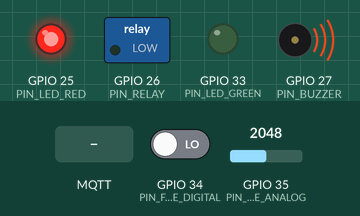
Recording of a sketch running on a simulated ESP32. Shown: switched loads named in the sketch (green lamp = pin HIGH), output pins drawn as LEDs (lit = HIGH), buzzer (waves = sounding, pin HIGH). The inputs (shaded band) are chosen by the test bench; at power-on: GPIO 34 (PIN_FLAME_DIGITAL) LOW, GPIO 35 (PIN_FLAME_ANALOG) = 2048. WiFi joins after 1.5 s; servers stay silent unless stated; no MQTT or app messages arrive unless stated; not simulated (calls return 0 or success): secrets.h; names the files do not define were given values by the test bench: MQTT_PORT = 1883; what the sketch prints to the serial monitor is not drawn.

Above: at 1.2 s.
1.3 s: MQTT message "1" arrives on the second subscribed topic
At 5.6 s:
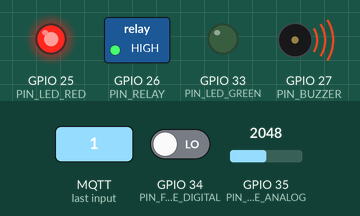
6.5 s: MQTT message "1" arrives on the first subscribed topic
At 7.1 s:
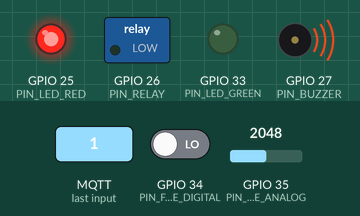
9.5 s: GPIO 34 (PIN_FLAME_DIGITAL) driven HIGH
At 14.9 s:
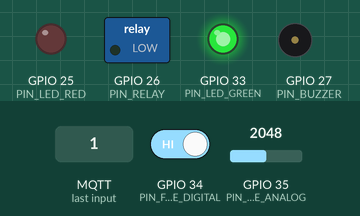
15.9 s: GPIO 34 (PIN_FLAME_DIGITAL) driven LOW
At 16.4 s:
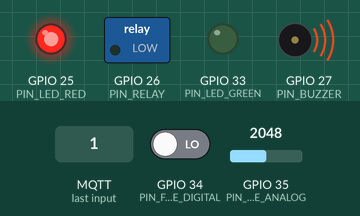
17.4 s: MQTT message "0" arrives on the first subscribed topic
At 17.8 s:
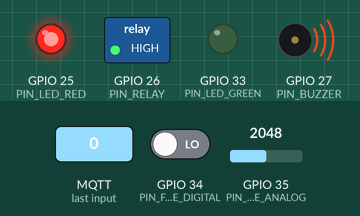
Timing chart, 0 to 19.9 s (numbered marks = the images above; inputs shaded):
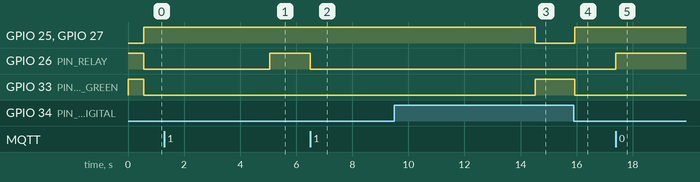

Measured:
- after the input at 1.3 s, GPIO 26 (PIN_RELAY): LOW → HIGH after 3.8 s
- after the input at 6.5 s, GPIO 26 (PIN_RELAY): HIGH → LOW at once
- after the input at 9.5 s, GPIO 25 (PIN_LED_RED), GPIO 27 (PIN_BUZZER): HIGH → LOW after 5.0 s; GPIO 33 (PIN_LED_GREEN): LOW → HIGH after 5.0 s
- after the input at 15.9 s, GPIO 25 (PIN_LED_RED), GPIO 27 (PIN_BUZZER): LOW → HIGH at once; GPIO 33 (PIN_LED_GREEN): HIGH → LOW at once
- after the input at 17.4 s, GPIO 26 (PIN_RELAY): LOW → HIGH at once

The sketch:

fire_detection_mqtt.ino
```cpp
/*
 * IoT Fire Detection & Suppression System — ESP32 (MQTT version)
 * ---------------------------------------------------------------
 * Same local state machine as the Blynk version (NORMAL → FIRE →
 * COOLDOWN), but monitoring and remote control go over MQTT instead
 * of the Blynk cloud. Works with any MQTT broker: a local Mosquitto
 * on your LAN (recommended — no internet needed) or a cloud broker
 * like HiveMQ. Pair it with any MQTT dashboard app on your phone
 * (e.g. "IoT MQTT Panel") or Home Assistant / Node-RED.
 *
 * Topics (see config.h):
 *   Device publishes:  firesystem/state, /flame, /pump, /mode,
 *                      /alert, /availability (LWT)
 *   Device listens on: firesystem/cmd/pump, firesystem/cmd/mode
 *
 * Libraries (Arduino IDE → Library Manager):
 *   - PubSubClient (by Nick O'Leary)
 *
 * Before flashing: copy secrets.h.example → secrets.h and fill it in.
 */

#include "secrets.h"
#include "config.h"

#include <WiFi.h>
#include <PubSubClient.h>

WiFiClient wifiClient;
PubSubClient mqtt(wifiClient);

// ===================== System State =====================
enum SystemState { STATE_NORMAL, STATE_FIRE, STATE_COOLDOWN };
enum ControlMode { MODE_AUTO, MODE_MANUAL };

SystemState state = STATE_NORMAL;
ControlMode mode  = MODE_AUTO;

bool pumpOn            = false;
bool manualPumpCommand = false;   // last command received on cmd/pump

unsigned long flameFirstSeenAt = 0;
unsigned long flameLastSeenAt  = 0;
unsigned long lastSensorPoll   = 0;
unsigned long lastStatusPush   = 0;
unsigned long lastWifiAttempt  = 0;
unsigned long lastMqttAttempt  = 0;
bool fireNotified = false;

// ===================== Hardware Helpers =====================
void setPump(bool on) {
  pumpOn = on;
  digitalWrite(PIN_RELAY, (RELAY_ACTIVE_LOW ? !on : on) ? HIGH : LOW);
  if (mqtt.connected()) {
    mqtt.publish(TOPIC_PUMP, on ? "ON" : "OFF", true);
  }
}

void setAlarm(bool on) {
  digitalWrite(PIN_BUZZER, on ? HIGH : LOW);
  digitalWrite(PIN_LED_RED, on ? HIGH : LOW);
  digitalWrite(PIN_LED_GREEN, on ? LOW : HIGH);
}

bool flameDetected() {
  int reading = digitalRead(PIN_FLAME_DIGITAL);
  return FLAME_ACTIVE_LOW ? (reading == LOW) : (reading == HIGH);
}

const char* stateName() {
  switch (state) {
    case STATE_FIRE:     return "FIRE";
    case STATE_COOLDOWN: return "COOLDOWN";
    default:             return "NORMAL";
  }
}

// ===================== MQTT =====================
void onMqttMessage(char* topic, byte* payload, unsigned int length) {
  // Copy payload into a null-terminated buffer
  char msg[16];
  unsigned int n = min(length, (unsigned int)(sizeof(msg) - 1));
  memcpy(msg, payload, n);
  msg[n] = '\0';

  Serial.printf("MQTT <- %s: %s\n", topic, msg);

  if (strcmp(topic, TOPIC_CMD_PUMP) == 0) {
    manualPumpCommand = (strcasecmp(msg, "ON") == 0 || strcmp(msg, "1") == 0);
    if (mode == MODE_MANUAL) {
      setPump(manualPumpCommand);
    }
  } else if (strcmp(topic, TOPIC_CMD_MODE) == 0) {
    ControlMode newMode =
        (strcasecmp(msg, "MANUAL") == 0 || strcmp(msg, "1") == 0)
            ? MODE_MANUAL : MODE_AUTO;
    if (newMode != mode) {
      mode = newMode;
      Serial.printf("Mode changed to %s\n", mode == MODE_AUTO ? "AUTO" : "MANUAL");
      if (mode == MODE_MANUAL) {
        setPump(manualPumpCommand);
      }
      // Returning to AUTO: the state machine reasserts control on next loop
      if (mqtt.connected()) {
        mqtt.publish(TOPIC_MODE, mode == MODE_AUTO ? "AUTO" : "MANUAL", true);
      }
    }
  }
}

void maintainMqtt(unsigned long now) {
  if (WiFi.status() != WL_CONNECTED) return;
  if (mqtt.connected()) return;
  if (now - lastMqttAttempt < MQTT_RETRY_MS) return;
  lastMqttAttempt = now;

  Serial.println("Connecting to MQTT broker...");
  // Last Will: broker publishes "offline" if the device drops unexpectedly
  bool ok = mqtt.connect(MQTT_CLIENT_ID, MQTT_USER, MQTT_PASS,
                         TOPIC_AVAILABILITY, 1, true, "offline");
  if (ok) {
    Serial.println("MQTT connected");
    mqtt.publish(TOPIC_AVAILABILITY, "online", true);
    mqtt.publish(TOPIC_MODE, mode == MODE_AUTO ? "AUTO" : "MANUAL", true);
    mqtt.publish(TOPIC_PUMP, pumpOn ? "ON" : "OFF", true);
    mqtt.subscribe(TOPIC_CMD_PUMP);
    mqtt.subscribe(TOPIC_CMD_MODE);
  } else {
    Serial.printf("MQTT connect failed, rc=%d\n", mqtt.state());
  }
}

// ===================== Fire State Machine (AUTO mode) =====================
void runAutoLogic(unsigned long now, bool flame) {
  if (flame) {
    flameLastSeenAt = now;
    if (flameFirstSeenAt == 0) flameFirstSeenAt = now;
  } else {
    flameFirstSeenAt = 0;
  }

  switch (state) {
    case STATE_NORMAL:
      if (flame && now - flameFirstSeenAt >= FLAME_CONFIRM_MS) {
        state = STATE_FIRE;
        setAlarm(true);
        setPump(true);
        Serial.println("!!! FIRE DETECTED — pump ON");
        if (mqtt.connected() && !fireNotified) {
          mqtt.publish(TOPIC_ALERT, "FIRE DETECTED - pump activated");
          fireNotified = true;
        }
      }
      break;

    case STATE_FIRE:
      if (!flame && now - flameLastSeenAt >= FLAME_CLEAR_MS) {
        state = STATE_COOLDOWN;
        setPump(false);
        setAlarm(false);
        Serial.println("Flame cleared — pump OFF, cooling down");
      }
      break;

    case STATE_COOLDOWN:
      if (flame) {
        state = STATE_FIRE;
        setAlarm(true);
        setPump(true);
        Serial.println("Re-ignition! Pump back ON");
      } else if (now - flameLastSeenAt >= 2 * FLAME_CLEAR_MS) {
        state = STATE_NORMAL;
        fireNotified = false;
        Serial.println("System back to NORMAL");
      }
      break;
  }
}

// ===================== Connectivity =====================
void maintainWifi(unsigned long now) {
  if (WiFi.status() == WL_CONNECTED) return;
  if (now - lastWifiAttempt < WIFI_RETRY_MS) return;
  lastWifiAttempt = now;
  Serial.println("Wi-Fi down — reconnecting...");
  WiFi.disconnect();
  WiFi.begin(WIFI_SSID, WIFI_PASSWORD);
}

void publishStatus(unsigned long now) {
  if (now - lastStatusPush < STATUS_PUBLISH_MS) return;
  lastStatusPush = now;

  int flameIntensity = analogRead(PIN_FLAME_ANALOG);
  Serial.printf("[%s] mode=%s flame=%d pump=%s mqtt=%s\n",
                stateName(), mode == MODE_AUTO ? "AUTO" : "MANUAL",
                flameIntensity, pumpOn ? "ON" : "OFF",
                mqtt.connected() ? "up" : "down");

  if (mqtt.connected()) {
    char buf[8];
    snprintf(buf, sizeof(buf), "%d", flameIntensity);
    mqtt.publish(TOPIC_STATE, stateName(), true);
    mqtt.publish(TOPIC_FLAME, buf);
  }
}

// ===================== Setup & Loop =====================
void setup() {
  Serial.begin(115200);

  pinMode(PIN_FLAME_DIGITAL, INPUT);
  pinMode(PIN_RELAY, OUTPUT);
  pinMode(PIN_BUZZER, OUTPUT);
  pinMode(PIN_LED_RED, OUTPUT);
  pinMode(PIN_LED_GREEN, OUTPUT);

  setPump(false);
  setAlarm(false);

  WiFi.mode(WIFI_STA);
  WiFi.begin(WIFI_SSID, WIFI_PASSWORD);

  mqtt.setServer(MQTT_BROKER, MQTT_PORT);
  mqtt.setCallback(onMqttMessage);

  Serial.println("Fire detection system (MQTT) started");
}

void loop() {
  unsigned long now = millis();

  maintainWifi(now);
  maintainMqtt(now);
  mqtt.loop();   // safe to call even when disconnected

  if (now - lastSensorPoll >= SENSOR_POLL_MS) {
    lastSensorPoll = now;
    bool flame = flameDetected();

    if (mode == MODE_AUTO) {
      runAutoLogic(now, flame);
    } else {
      // MANUAL mode: the app controls the pump, but we still alarm
      // locally so a fire is never silent.
      if (flame) {
        flameLastSeenAt = now;
        setAlarm(true);
      } else if (now - flameLastSeenAt >= FLAME_CLEAR_MS) {
        setAlarm(false);
      }
    }
  }

  publishStatus(now);
}
```

config.h
```cpp
#ifndef CONFIG_H
#define CONFIG_H

// ===================== Pin Assignments =====================
#define PIN_FLAME_DIGITAL   34   // Flame sensor DO (input-only pin)
#define PIN_FLAME_ANALOG    35   // Flame sensor AO (input-only pin)
#define PIN_RELAY           26   // Relay IN (controls water pump)
#define PIN_BUZZER          27   // Active buzzer
#define PIN_LED_RED         25   // Alarm indicator
#define PIN_LED_GREEN       33   // Normal-state indicator

// ===================== Relay / Sensor Logic =====================
// Most relay modules are active LOW: LOW = relay ON.
#define RELAY_ACTIVE_LOW    true
// Most flame sensor modules output LOW when flame is detected.
#define FLAME_ACTIVE_LOW    true

// ===================== Timing (milliseconds) =====================
#define FLAME_CONFIRM_MS    500    // Flame must persist this long before alarm (debounce)
#define FLAME_CLEAR_MS      5000   // No flame for this long before stopping the pump
#define STATUS_PUBLISH_MS   2000   // How often to publish status
#define SENSOR_POLL_MS      50     // Sensor sampling interval
#define WIFI_RETRY_MS       10000  // Wi-Fi reconnect attempt interval
#define MQTT_RETRY_MS       5000   // MQTT reconnect attempt interval

// ===================== MQTT Topics =====================
// Published by the device (status):
#define TOPIC_STATE         "firesystem/state"         // NORMAL / FIRE / COOLDOWN (retained)
#define TOPIC_FLAME         "firesystem/flame"         // analog intensity 0-4095
#define TOPIC_PUMP          "firesystem/pump"          // ON / OFF (retained)
#define TOPIC_MODE          "firesystem/mode"          // AUTO / MANUAL (retained)
#define TOPIC_ALERT         "firesystem/alert"         // fire alert messages
#define TOPIC_AVAILABILITY  "firesystem/availability"  // online / offline (LWT, retained)

// Subscribed by the device (commands from the app):
#define TOPIC_CMD_PUMP      "firesystem/cmd/pump"      // ON / OFF (manual mode only)
#define TOPIC_CMD_MODE      "firesystem/cmd/mode"      // AUTO / MANUAL

#define MQTT_CLIENT_ID      "esp32-fire-system"

#endif // CONFIG_H
```
